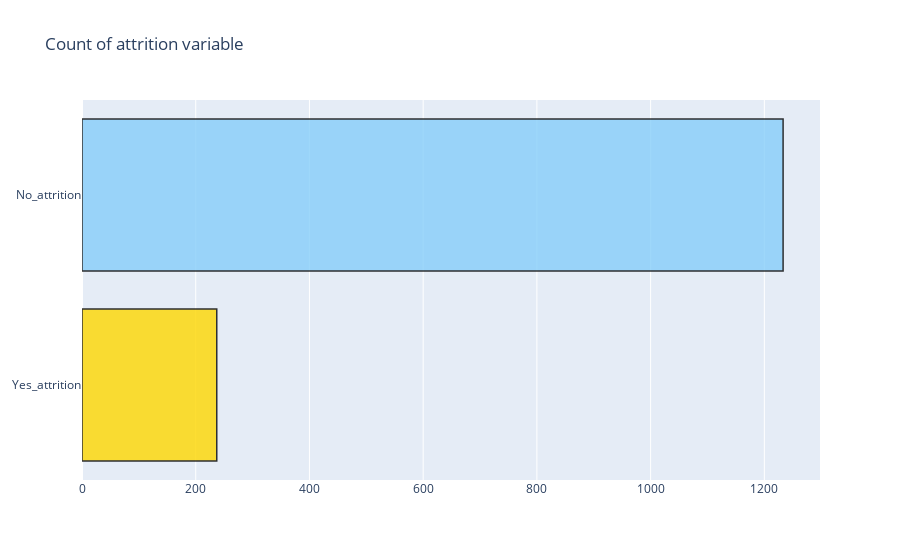

Notebook cell for this chart:
### Code cell
attrition = data[(data['Attrition'] != 0)]
no_attrition = data[(data['Attrition'] == 0)]

trace = go.Bar(x = (len(attrition), len(no_attrition)), y = ['Yes_attrition', 'No_attrition'], orientation = 'h', opacity = 0.8, marker=dict(
        color=['gold', 'lightskyblue'],
        line=dict(color='#000000',width=1.5)))

layout = dict(title =  'Count of attrition variable')
                    
fig = dict(data = [trace], layout=layout)
py.iplot(fig)

### Figure 1 — Plotly figure (JSON) as saved in the notebook; plotly's stock layout.template omitted (floating-point values rounded to 4 significant figures)
{"data": [{"marker": {"color": ["gold", "lightskyblue"], "line": {"color": "#000000", "width": 1.5}}, "opacity": 0.8, "orientation": "h", "type": "bar", "x": [237, 1233], "y": ["Yes_attrition", "No_attrition"]}], "layout": {"title": {"text": "Count of attrition variable"}}}
